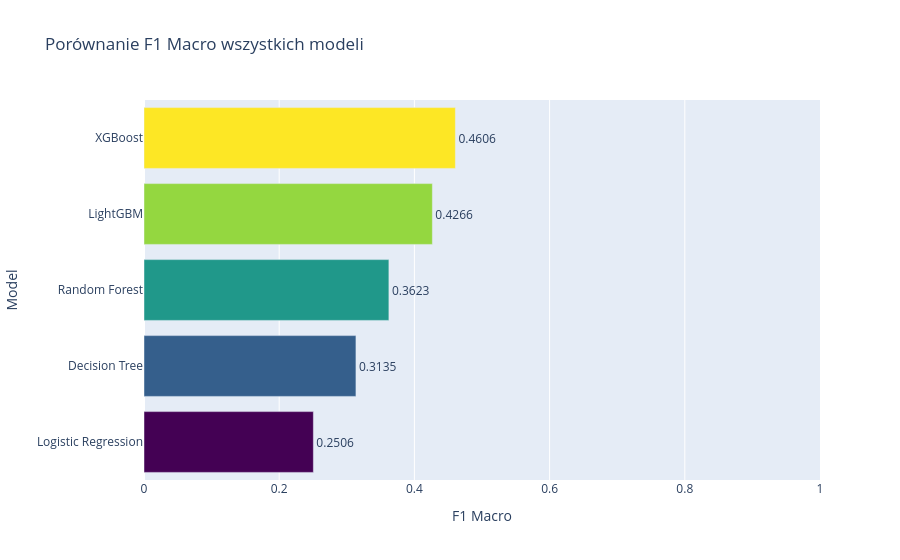

Notebook cell for this chart:
### Markdown cell above
#### 9.4 Dodatkowe wizualizacje ewaluacji

### Code cell
# wykres porownujacy F1 Macro wszystkich modeli
fig_eval = px.bar(
    resultsdf.sort_values('F1 Macro'),
    x='F1 Macro', y='Model',
    orientation='h',
    title='Porównanie F1 Macro wszystkich modeli',
    color='F1 Macro',
    color_continuous_scale='Viridis',
    text=resultsdf.sort_values('F1 Macro')['F1 Macro'].round(4)
)
fig_eval.update_traces(textposition='outside')
fig_eval.update_layout(coloraxis_showscale=False, xaxis_range=[0, 1])
fig_eval.show()

### Figure 1 — Plotly figure (JSON) as saved in the notebook; plotly's stock layout.template omitted (floating-point values rounded to 4 significant figures)
{"data": [{"hovertemplate": "F1 Macro=%{marker.color}<br>Model=%{y}<br>text=%{text}<extra></extra>", "legendgroup": "", "marker": {"color": [0.2506, 0.3135, 0.3623, 0.4266, 0.4606], "coloraxis": "coloraxis", "pattern": {"shape": ""}}, "name": "", "orientation": "h", "showlegend": false, "text": [0.2506, 0.3135, 0.3623, 0.4266, 0.4606], "textposition": "outside", "type": "bar", "x": [0.2506, 0.3135, 0.3623, 0.4266, 0.4606], "xaxis": "x", "y": ["Logistic Regression", "Decision Tree", "Random Forest", "LightGBM", "XGBoost"], "yaxis": "y"}], "layout": {"barmode": "relative", "coloraxis": {"autocolorscale": false, "colorbar": {"title": {"text": "F1 Macro"}}, "colorscale": [[0, "#440154"], [0.1111, "#482878"], [0.2222, "#3e4989"], [0.3333, "#31688e"], [0.4444, "#26828e"], [0.5556, "#1f9e89"], [0.6667, "#35b779"], [0.7778, "#6ece58"], [0.8889, "#b5de2b"], [1, "#fde725"]], "showscale": false}, "legend": {"tracegroupgap": 0}, "title": {"text": "Porównanie F1 Macro wszystkich modeli"}, "xaxis": {"anchor": "y", "domain": [0, 1], "range": [0, 1], "title": {"text": "F1 Macro"}}, "yaxis": {"anchor": "x", "domain": [0, 1], "title": {"text": "Model"}}}}
